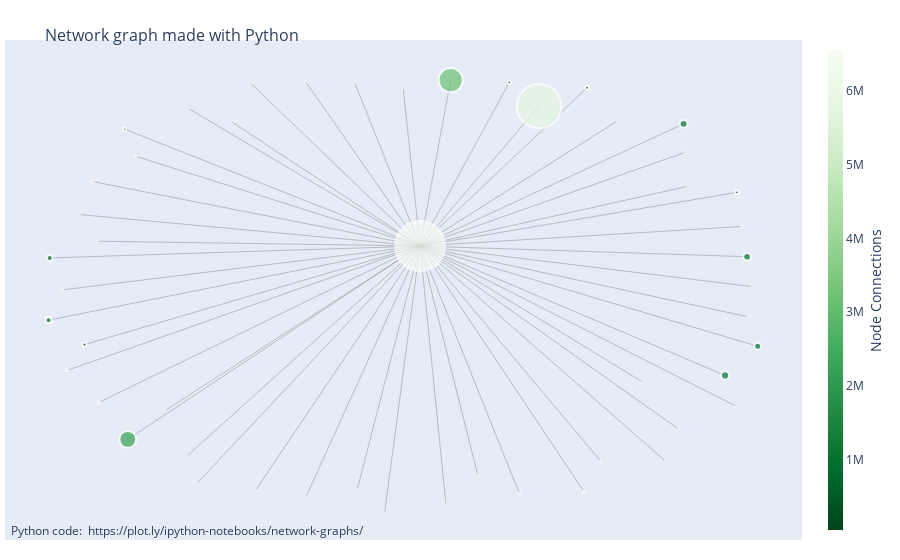

The code cell stored with this chart in its notebook:
### Code cell
fig = go.Figure(data=[edge_trace, node_trace],
             layout=go.Layout(
                title='<br>Network graph made with Python',
                titlefont_size=16,
                showlegend=False,
                hovermode='closest',
                margin=dict(b=20,l=5,r=5,t=40),
                annotations=[ dict(
                    text="Python code: <a href='https://plot.ly/ipython-notebooks/network-graphs/'> https://plot.ly/ipython-notebooks/network-graphs/</a>",
                    showarrow=False,
                    xref="paper", yref="paper",
                    x=0.005, y=-0.002 ) ],
                xaxis=dict(showgrid=False, zeroline=False, showticklabels=False),
                yaxis=dict(showgrid=False, zeroline=False, showticklabels=False))
                )
fig.show()

### Figure 1 — Plotly figure (JSON) as saved in the notebook; plotly's stock layout.template omitted (floating-point values rounded to 4 significant figures; data arrays with more than 128 entries replaced by an {"elided": "..."} marker saying what was removed)
{"data": [{"hoverinfo": "none", "line": {"color": "#888", "width": 0.5}, "mode": "lines", "type": "scatter", "x": {"elided": "150 float values"}, "y": {"elided": "150 float values"}}, {"hoverinfo": "text", "marker": {"color": [59020.0, 520400.0, 52840.0, 918400.0, 998500.0, 90080.0, 5799000.0, 55820.0, 249500.0, 363200.0, 170200.0, 414400.0, 105600.0, 3166000.0, 66880.0, 6554000.0, 46025, 84510.0, 239800.0, 120600.0, 105700.0, 48760.0, 2215000.0, 92400.0, 87060.0, 311500.0, 108500.0, 49910.0, 71789, 277500.0, 554800.0, 1038000.0, 74540.0, 129100.0, 798400.0, 159800.0, 55880.0, 1071000.0, 149200.0, 95170.0, 207200.0, 145800.0, 220400.0, 500200.0, 63100.0, 92980.0, 776000.0, 60780.0, 52280.0, 496300.0], "colorbar": {"thickness": 15, "title": {"side": "right", "text": "Node Connections"}, "xanchor": "left"}, "colorscale": [[0, "rgb(247,252,245)"], [0.125, "rgb(229,245,224)"], [0.25, "rgb(199,233,192)"], [0.375, "rgb(161,217,155)"], [0.5, "rgb(116,196,118)"], [0.625, "rgb(65,171,93)"], [0.75, "rgb(35,139,69)"], [0.875, "rgb(0,109,44)"], [1, "rgb(0,68,27)"]], "line": {"width": 2}, "reversescale": true, "showscale": true, "size": [0.4502, 3.97, 0.4031, 7.006, 7.617, 0.6872, 44.24, 0.4258, 1.904, 2.771, 1.298, 3.162, 0.8055, 24.15, 0.5102, 50, 0.3511, 0.6447, 1.829, 0.9202, 0.8063, 0.372, 16.89, 0.7049, 0.6642, 2.376, 0.828, 0.3808, 0.5477, 2.117, 4.232, 7.916, 0.5686, 0.985, 6.09, 1.219, 0.4263, 8.167, 1.138, 0.7261, 1.58, 1.112, 1.681, 3.816, 0.4813, 0.7093, 5.92, 0.4637, 0.3988, 3.786]}, "mode": "markers", "text": ["Sri Lanka:\n Value imported 59017", "United Kingdom:\n Value imported 520350", "Colombia:\n Value imported 52839", "Russia:\n Value imported 918353", "Germany:\n Value imported 998517", "New Zealand:\n Value imported 90082", "Japan:\n Value imported 5798861", "Denmark:\n Value imported 55816", "United Arab Emirates:\n Value imported 249546", "Italy:\n Value imported 363247", "Saudi Arabia:\n Value imported 170212", "India:\n Value imported 414442", "Kazakhstan:\n Value imported 105592", "United States of America:\n Value imported 3165855", "Israel:\n Value imported 66877", "China:\n Value imported 6554197", "Czechia:\n Value imported 46025", "Ghana:\n Value imported 84512", "Brazil:\n Value imported 239812", "Bangladesh:\n Value imported 120619", "Egypt:\n Value imported 105693", "Venezuela:\n Value imported 48762", "South Korea:\n Value imported 2214570", "Iran:\n Value imported 92399", "Côte d'Ivoire:\n Value imported 87063", "Spain:\n Value imported 311470", "Nigeria:\n Value imported 108532", "Mongolia:\n Value imported 49913", "Ukraine:\n Value imported 71789", "France:\n Value imported 277490", "Philippines:\n Value imported 554757", "Malaysia:\n Value imported 1037654", "Romania:\n Value imported 74540", "Mexico:\n Value imported 129117", "Thailand:\n Value imported 798363", "Pakistan:\n Value imported 159842", "Kyrgyzstan:\n Value imported 55877", "Indonesia:\n Value imported 1070509", "Morocco:\n Value imported 149226", "Turkey:\n Value imported 95174", "South Africa:\n Value imported 207163", "Poland:\n Value imported 145778", "Belgium:\n Value imported 220406", "Canada:\n Value imported 500219", "Yemen:\n Value imported 63096", "Algeria:\n Value imported 92978", "Netherlands:\n Value imported 776022", "Switzerland:\n Value imported 60781", "Chile:\n Value imported 52279", "Australia:\n Value imported 496321"], "type": "scatter", "x": [0.9372, 0.4952, -0.6056, 0.9669, 0.9375, -0.8557, 0.3625, -0.06392, -0.7528, -0.8715, 0.922, -0.7825, -0.4845, 0.1184, 0.9488, 0.03373, -0.6104, -0.01275, -0.9411, 0.1935, -0.4216, 0.7112, -0.7738, -0.906, -0.1397, 0.4871, -0.4345, 0.904, 0.7465, -0.8535, -0.8934, 0.762, 0.5789, 0.7637, -0.9896, -0.953, -0.1463, 0.8766, -0.2828, -0.5832, 0.5337, -0.6693, 0.3084, 0.9095, -0.2806, 0.7716, -0.9928, 0.1052, 0.6463, 0.2804], "y": [-0.1165, 0.9186, 0.8241, -0.2505, 0.1544, 0.2244, 0.8353, -1, 0.609, 0.4943, 0.2909, 0.7312, 0.7617, 0.953, 0.01965, 0.2027, -0.7474, 0.9136, -0.3597, -0.8348, -0.9038, -0.7691, -0.6716, 0.3448, -0.8973, -0.9088, 0.9394, -0.5189, -0.6231, -0.5043, -0.2431, 0.7551, 0.7681, 0.6251, 0.1488, 0.004651, 0.9389, -0.3822, 0.9475, -0.8713, -0.7721, -0.54, -0.9163, 0.4455, -0.9283, 0.4721, -0.1325, -0.9642, -0.41, 0.9432]}], "layout": {"annotations": [{"showarrow": false, "text": "Python code: <a href='https://plot.ly/ipython-notebooks/network-graphs/'> https://plot.ly/ipython-notebooks/network-graphs/</a>", "x": 0.005, "xref": "paper", "y": -0.002, "yref": "paper"}], "hovermode": "closest", "margin": {"b": 20, "l": 5, "r": 5, "t": 40}, "showlegend": false, "title": {"font": {"size": 16}, "text": "<br>Network graph made with Python"}, "xaxis": {"showgrid": false, "showticklabels": false, "zeroline": false}, "yaxis": {"showgrid": false, "showticklabels": false, "zeroline": false}}}
